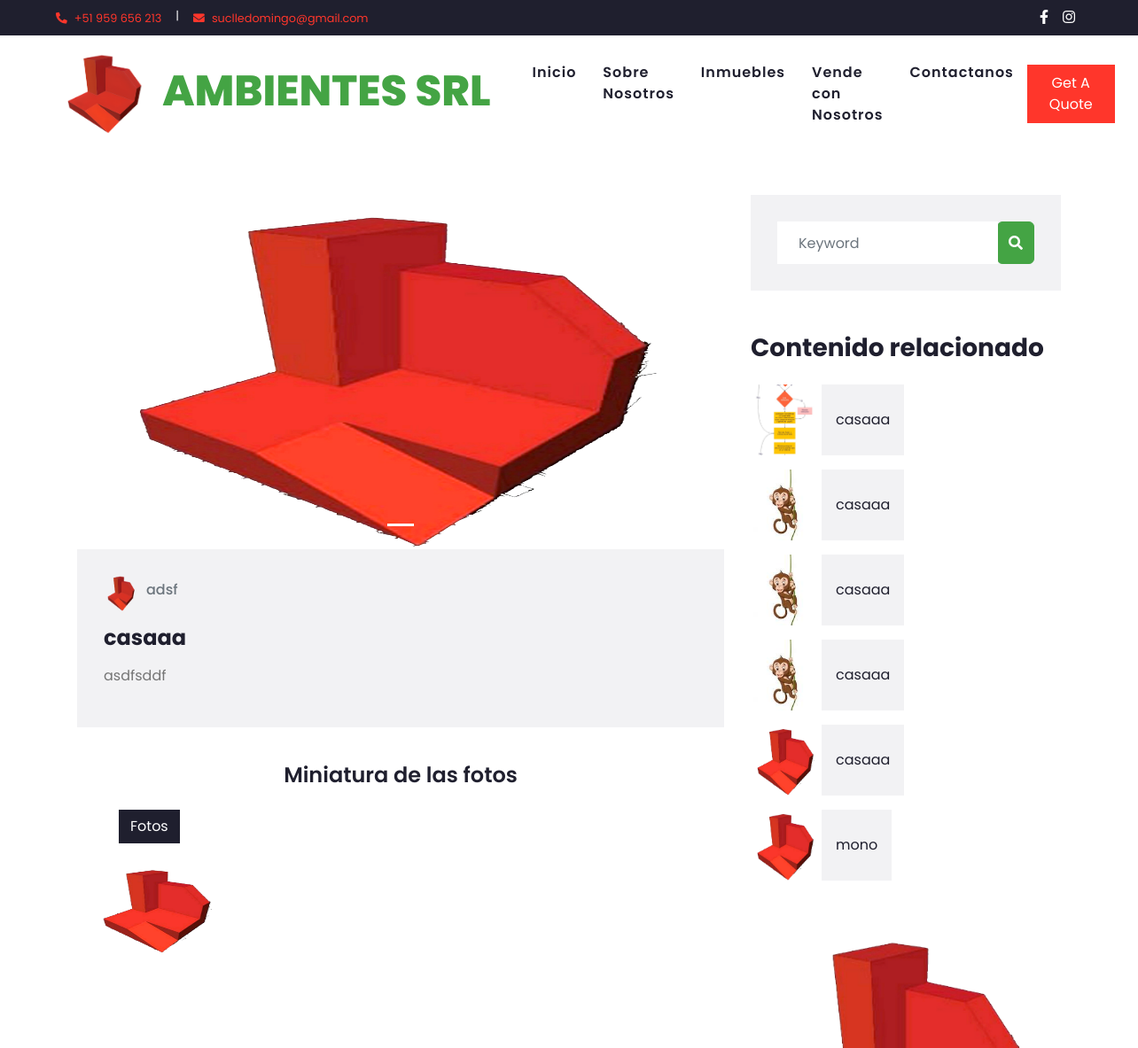
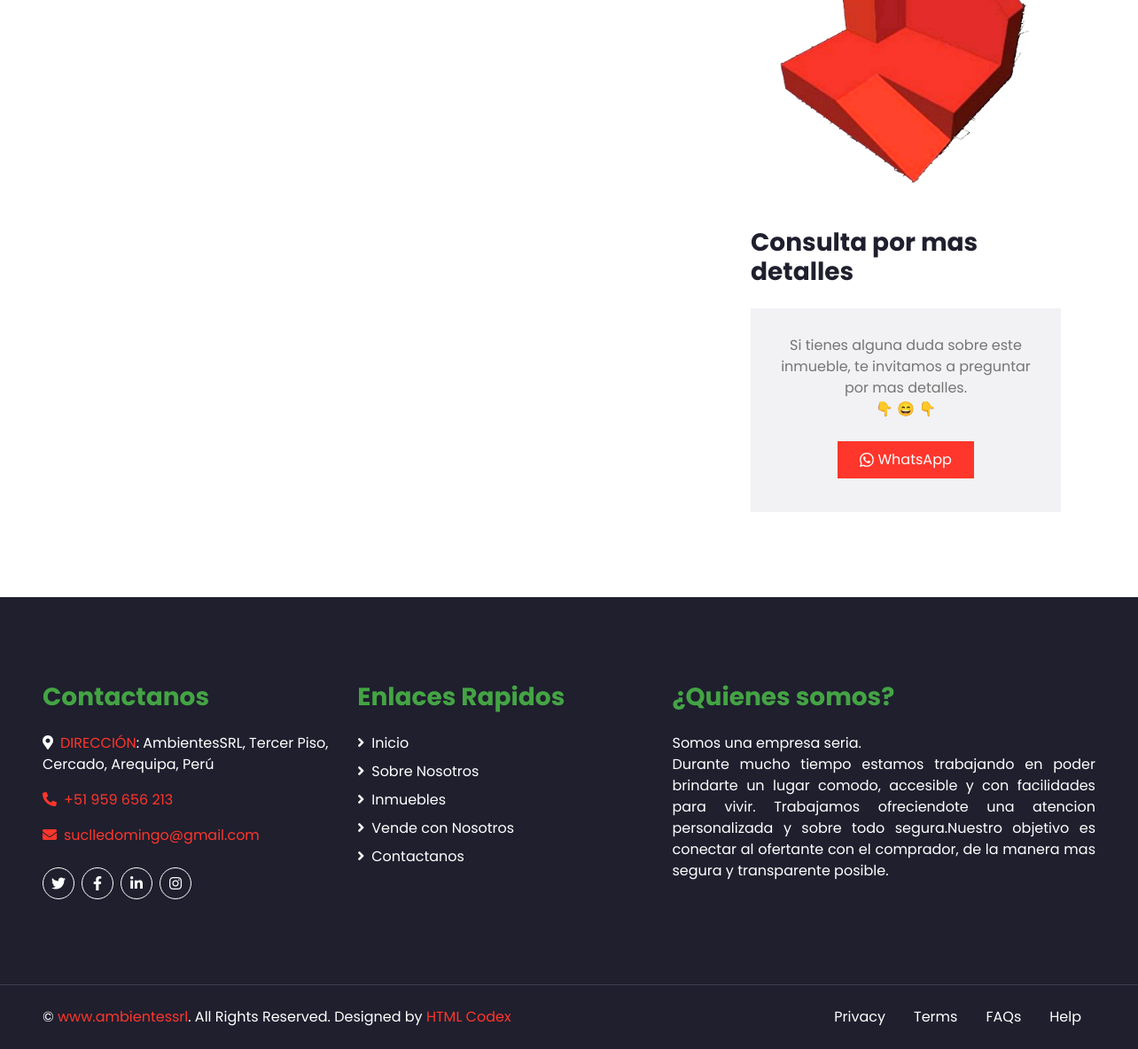
/post/5/, run on the app's committed database (2 pictures, top to bottom).
### blog/models.py (models this page shows, shortened)
class Post(models.Model):
  author = models.ForeignKey(settings.AUTH_USER_MODEL, on_delete=models.CASCADE)
  titulo = models.CharField(max_length=200)
  ubicacion = models.TextField()
  areatotal = models.IntegerField()
  areaconstruida = models.IntegerField()
  cantdedormitorios = models.IntegerField()
  cantdebaños = models.IntegerField()
  hayasensor = models.BooleanField()
  descuento = models.IntegerField(default = 0)
  descripcion = models.TextField()
  preciodolares = models.IntegerField(default = 0)
  listadeestados = [
    (1, "En construccion"),
    (2, "En planos"),
    (3, "Departamento"),
    (4, "Casa"),
    (5, "Terreno")
    ]
  estadodepredio = models.IntegerField(
    null=False,
    blank=False,
    choices=listadeestados,
    default=1
  )
  created_date = models.DateTimeField(default=timezone.now)
  published_date = models.DateTimeField(blank=True, null=True)
  imagenprincipal = models.ImageField(upload_to='images/', null = True, blank = False)
  imagensecundaria00 = models.ImageField(upload_to='images/', null = True, blank = True)
  imagensecundaria01 = models.ImageField(upload_to='images/', null = True, blank = True)
  imagensecundaria02 = models.ImageField(upload_to='images/', null = True, blank = True)
  imagensecundaria03 = models.ImageField(upload_to='images/', null = True, blank = True)
  imagensecundaria04 = models.ImageField(upload_to='images/', null = True, blank = True)
  imagensecundaria05 = models.ImageField(upload_to='images/', null = True, blank = True)
  imagensecundaria06 = models.ImageField(upload_to='images/', null = True, blank = True)
  imagensecundaria07 = models.ImageField(upload_to='images/', null = True, blank = True)
  imagensecundaria08 = models.ImageField(upload_to='images/', null = True, blank = True)
  imagensecundaria09 = models.ImageField(upload_to='images/', null = True, blank = True)
  imagensecundaria10 = models.ImageField(upload_to='images/', null = True, blank = True)
  imagensecundaria11 = models.ImageField(upload_to='images/', null = True, blank = True)

### blog/views.py (the view)
# urls.py: path('post/<int:pk>/', views.post_detail, name='post_detail'),
def post_detail (request, pk):
    post = get_object_or_404(Post, pk=pk)
    ubicaciondelpost = post.ubicacion
    estadodelpost = post.estadodepredio
    ubicaciondelpost = post.titulo
    print ("hay query")
    postsrelacionados = Post.objects.filter(
        Q(ubicacion__icontains = ubicaciondelpost) &
        Q(estadodepredio = estadodelpost)
    ).distinct()
    if (not postsrelacionados):
        postsrelacionados = Post.objects.filter(
            Q(ubicacion__icontains = ubicaciondelpost) |
            Q(estadodepredio = estadodelpost)
        ).distinct()
    return render(request, 'blog/post_detail.html', {'post': post, 'postsrelacionados': postsrelacionados})

### blog/templates/blog/post_detail.html (shortened to what this page needs)
{% extends 'blog/base.html' %}
{% load static %}
{% block content %}
    {% if not post %}
    <h1>Ups, Lo que has solicitado no existe</h1>
    {% else %}
    <div class="container py-5">
        <div class="row">
            <div class="col-lg-8">
                <div class="pb-3">
                    <div class="position-relative">
<div id="a{{ post.id }}" class="carousel slide" data-ride="carousel" data-interval="3000">
  <ol class="carousel-indicators">
{% if post.imagenprincipal %}
    <li data-target="#a{{ post.id }}" data-slide-to="0" class="active"></li>
    {% endif %}
  </ol>
  <div class="carousel-inner">
    {% if post.imagenprincipal %}
        <div class="carousel-item active">
        <img class="d-block w-100 imagendecarrusel" src="{{ post.imagenprincipal.url }}" alt="First slide">
        </div>
    {% endif %}
  </div>
  <a class="carousel-control-prev" href="#a{{ post.id }}" role="button" data-slide="prev">
    <span class="carousel-control-prev-icon" aria-hidden="true"></span>
  </a>
  <a class="carousel-control-next" href="#a{{ post.id }}" role="button" data-slide="next">
    <span class="carousel-control-next-icon" aria-hidden="true"></span>
  </a>
</div>
                    </div>
                    <div class="bg-secondary mb-3" style="padding: 30px;">
                        <div class="d-flex mb-3">
                            <div class="d-flex align-items-center">
                                <img class="rounded-circle" style="width: 40px; height: 40px;" src="{% static 'img/Ambientes_en_barra_nav.png' %}" alt="Ambientes">
                                <h6 class="text-muted ml-2" href="">{{post.ubicacion}}</h6>
                            </div>
                        </div>
                        <h4 class="font-weight-bold mb-3">{{ post.titulo }}</h4>
                        <p>{{ post.descripcion|linebreaksbr }}</p>
                    </div>
                </div>
 <div class="container">
         <div class="row">
            <div class="col-lg-12 text-center my-2">
                <h4>Miniatura de las fotos</h4>
            </div>
         </div>
         <div class="portfolio-menu mt-2 mb-4">
            <ul>
               <li class="btn btn-outline-dark active" data-filter="*">Fotos</li>
            </ul>
         </div>
         <div class="portfolio-item row">
    {% if post.imagenprincipal %}
        <div class="item col-lg-3 col-md-4 col-6 col-sm">
            <img class="img-fluid miniatura" src="{{ post.imagenprincipal.url }}" alt="First slide">
        </div>
    {% endif %}
         </div>
      </div>
            </div>
            <div class="col-lg-4 mt-5 mt-lg-0">
                <div class="mb-5">
                    <div class="bg-secondary" style="padding: 30px;">
                        <div class="input-group">
                            <input type="text" class="form-control border-0 p-4" placeholder="Keyword">
                            <div class="input-group-append">
                                <span class="input-group-text bg-primary border-primary text-white"><i
                                        class="fa fa-search"></i></span>
                            </div>
                        </div>
                    </div>
                </div>
                <div class="mb-5">
                    <h3 class="mb-4">Contenido relacionado</h3>
                    {% for postrel in postsrelacionados|slice:":8" %}
                        <div class="d-flex mb-3" style="width: 100%;">
                            <img class="img-fluid" src="{{ postrel.imagenprincipal.url }}" style="width: 80px; height: 80px; object-fit: cover;" alt="{{ postrel.titulo }}">
                            <a style="overflow:hidden; white-space:nowrap; text-overflow: ellipsis;"href="{% url 'post_detail' pk=postrel.pk %}" class="d-flex align-items-center bg-secondary text-dark text-decoration-none px-3" style="height: 80px;">
                                {{ postrel.titulo  }}
                            </a>
                        </div>
                    {% endfor %}
                </div>
                <div class="mb-5">
                    <img src=" {{ post.imagenprincipal.url }}" alt="" class="img-fluid">
                </div>
                <div>
                    <h3 class="mb-4">Consulta por mas detalles</h3>
                    <div class="bg-secondary text-center" style="padding: 30px;">
                        <p>Si tienes alguna duda sobre este inmueble, te invitamos a preguntar por mas detalles.<br> &#128071 &#128516 &#x1F447</p>
                        <a href="https://wa.me/+51959656213?text=Hola, me gustaria obtener información sobre:%0A{{ post.titulo }} - {{ post.ubicacion }}" target="_blank">
                            <button type="button" class="btn btn-primary py-2 px-4 my-2">
                                WhatsApp
                            </button>
                        </a>
                    </div>
                </div>
            </div>
        </div>
    </div>
    {% endif %}
{% endblock %}

### blog/templates/blog/post_detail.html (style rules this page uses)
.imagendecarrusel { height: 400px; width: 350px; border-radius: 15px; }
.miniatura { height: 100px; width: 200px; }

### data on the page
Post: imagenprincipal (picture), ubicacion "adsf", titulo "casaaa", descripcion "asdfsddf"
Post: imagenprincipal (picture), titulo "casaaa"
Post: imagenprincipal (picture), titulo "casaaa"
Post: imagenprincipal (picture), titulo "casaaa"
Post: imagenprincipal (picture), titulo "casaaa"
Post: imagenprincipal (picture), titulo "mono"
